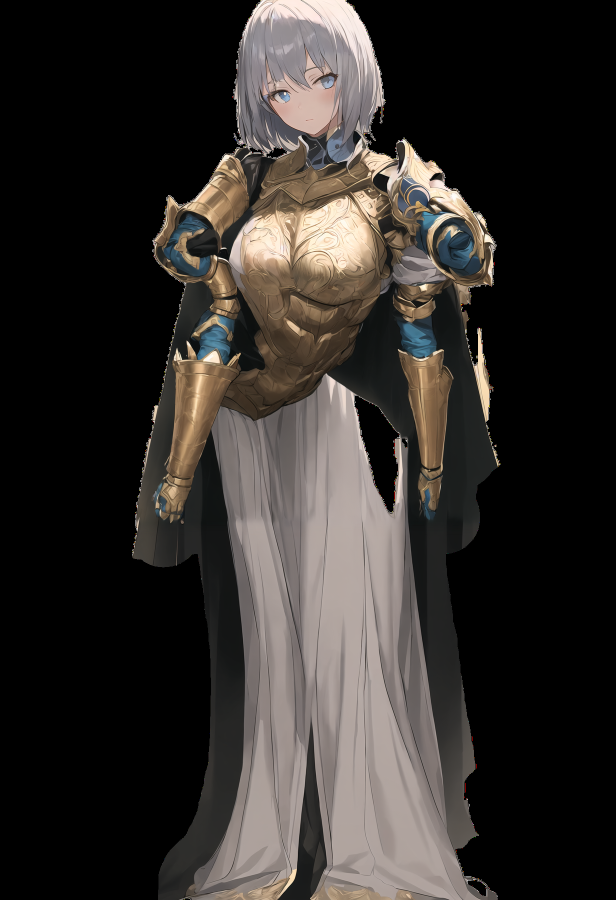
#> input picture examples/mira/rig/kf_swing.png, 1232 x 1800 px (shown at 1/2 size)
$ python -i export.py   (imports and definitions only)
#> lines starting #> are read from the running program, lines starting #| are printed output that depends on the picture
"""Final packaging: per-layer PNG pack + rig manifest, and full-frame
pose-keyframe mattes.

Everything is scaled from source resolution into the runtime canvas
declared in spec["rig"]["canvas"], and the manifest (rig.txt) records where
each cropped layer sits and how it is parented.
"""
from __future__ import annotations

import os

import cv2
import numpy as np
from PIL import Image

from .config import Spec
from .sdapi import Client


# ---- edge treatment ----

# [12 lines left out: function feather, not called in this run]


def bleed(arr: np.ndarray, iters: int = 6) -> np.ndarray:
    """Color bleed: push the RGB of the nearest opaque pixels outward into
    transparent/semi-transparent area.

    GPU linear sampling mixes the RGB stored under zero alpha into the
    visible edge; source images leave background color there, which shows
    up as a bright fringe on every scaled sprite. Growing the edge color a
    few pixels outward makes the sampled neighborhood self-colored.
    """
    rgb = arr[..., :3].copy()
    known = arr[..., 3] > 200
    k = np.ones((3, 3), np.uint8)
    for _ in range(iters):
        grow = cv2.dilate(known.astype(np.uint8), k).astype(bool) & ~known
        if not grow.any():
            break
        blur = cv2.blur(rgb * known[..., None].astype(np.uint8), (3, 3)).astype(np.float32)
        cnt = cv2.blur(known.astype(np.float32), (3, 3))
        fill = (blur / np.maximum(cnt[..., None], 1e-4)).astype(np.uint8)
        rgb[grow] = fill[grow]
        known |= grow
    out = arr.copy()
    out[..., :3] = rgb
    return out


# ---- layer pack + manifest ----

# [230 lines left out: functions layer_pack, keyframe, not called in this run]

>>> import cv2
>>> picture = cv2.imread('../../examples/mira/rig/kf_swing.png', cv2.IMREAD_GRAYSCALE)
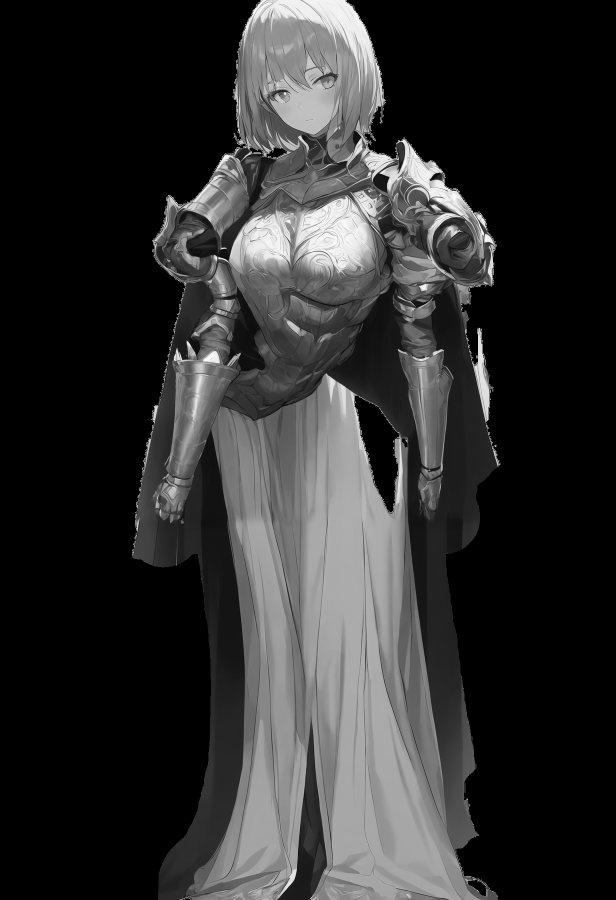
#> picture: shape (1800, 1232) (shown at 1/2 size); min 0, max 255, mean 46.7
>>> result = bleed(picture)
#> in bleed, `rgb = arr[..., :3].copy()`: rgb = 1800 rows, first 8: [0, 0, 0], [0, 0, 0], [0, 0, 0], [0, 0, 0], [0, 0, 0], [0, 0, 0], [0, 0, 0], [0, 0, 0]
